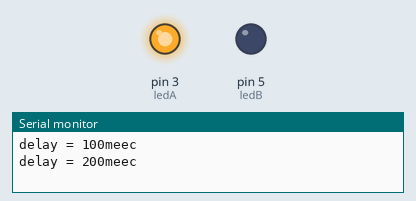
This sketch was run on a simulated Arduino Uno, built with avr-gcc and run on an emulated ATmega328P. Parts: output pins drawn as LEDs (lit = HIGH), the last lines printed to the serial monitor.

Above: at 0.75 s.
At 36.2 s:
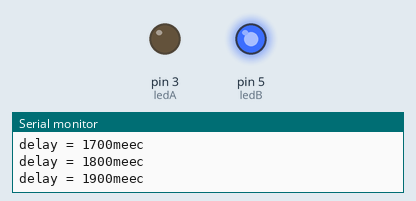
Timing chart, 0 to 39.5 s (numbered marks = the images above):
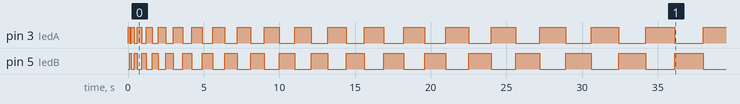

The sketch:

AR20_2led.ino.ino
```cpp
/*
 예제 4.1
 LED 점멸
*/

const int ledA   =  3;
const int ledB   =  5;

int number = 1;
boolean flag = true;

void setup()
{
  Serial.begin(9600);
  pinMode(ledA, OUTPUT);
  pinMode(ledB, OUTPUT);
}

void loop()
{
  digitalWrite(ledA,HIGH);
  digitalWrite(ledB,LOW);
  delay(100 * number);
  digitalWrite(ledA,LOW);
  digitalWrite(ledB,HIGH);
  Serial.print("delay = ");
  Serial.print(100*number);
  Serial.println("meec");
  delay(100 *  number);

  if(flag){
    number++;

  }else{
    number--;
    }
if(number >= 20){
  flag = false;
  }
    else if(number == 1){
    flag = true;
    }
    }
```

Measured:
- by itself, pin 3 (ledA): LOW → HIGH at 0.00 s, → LOW 0.10 s later, → HIGH 0.10 s later, → LOW 0.20 s later, … (39 changes in this stretch)
- by itself, pin 5 (ledB): LOW → HIGH at 0.10 s, → LOW 0.10 s later, → HIGH 0.20 s later, → LOW 0.20 s later, … (38 changes in this stretch)
